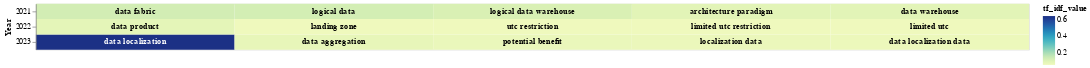

The cell this chart's notebook holds for it:
### Code cell
# Select the top terms for each PDF
top_terms_df_tfidf_dates = result_data_tfidf_date.groupby('Year').head(5)

# Add a small random value to 'idf_value' for better visualization
top_terms_df_tfidf_dates['tf_idf_value'] = top_terms_df_tfidf_dates['tf_idf_value'] + np.random.rand(top_terms_df_tfidf_dates.shape[0]) * 0.0001

# Create a base chart
# Create a base chart
base = alt.Chart(top_terms_df_tfidf_dates).encode(
    x=alt.X('rank:O', axis=None),  # Use rank for x-axis
    y='Year:N',
    color=alt.Color('tf_idf_value:Q', scale=alt.Scale(scheme='viridis')),
    text='top_word:N'  # Corrected column name to 'topic_word'
).transform_window(
    rank="rank()",
    sort=[alt.SortField("tf_idf_value", order="descending")],
    groupby=["Year"]
)

# Create a heatmap
heatmap = base.mark_rect().encode(
    color='tf_idf_value:Q',
)

# Create text labels with conditional color
text = base.mark_text(baseline='middle',fontWeight='bold').encode(
    text='top_word:N',
    color=alt.condition(alt.datum.tf_idf_value >= 0.4, alt.value('white'), alt.value('black'))
)

# Display the heatmap and text labels
chart_date_tfidf_type = (heatmap + text).properties(width=1300)
chart_date_tfidf_type

### Figure 1 — Vega-Lite specification as saved in the notebook (floating-point values rounded to 4 significant figures)
{"config": {"view": {"continuousWidth": 300, "continuousHeight": 300}}, "layer": [{"mark": {"type": "rect"}, "encoding": {"color": {"field": "tf_idf_value", "type": "quantitative"}, "text": {"field": "top_word", "type": "nominal"}, "x": {"axis": null, "field": "rank", "type": "ordinal"}, "y": {"field": "Year", "type": "nominal"}}, "transform": [{"window": [{"op": "rank", "field": "", "as": "rank"}], "groupby": ["Year"], "sort": [{"field": "tf_idf_value", "order": "descending"}]}]}, {"mark": {"type": "text", "baseline": "middle", "fontWeight": "bold"}, "encoding": {"color": {"condition": {"test": "(datum.tf_idf_value >= 0.4)", "value": "white"}, "value": "black"}, "text": {"field": "top_word", "type": "nominal"}, "x": {"axis": null, "field": "rank", "type": "ordinal"}, "y": {"field": "Year", "type": "nominal"}}, "transform": [{"window": [{"op": "rank", "field": "", "as": "rank"}], "groupby": ["Year"], "sort": [{"field": "tf_idf_value", "order": "descending"}]}]}], "data": {"name": "data-fb83b1f3bfc2ce8f12e44b346262cb03"}, "width": 1300, "$schema": "https://vega.github.io/schema/vega-lite/v5.15.1.json", "datasets": {"data-fb83b1f3bfc2ce8f12e44b346262cb03": [{"Year": 2023, "top_word": "data localization", "tf_idf_value": 0.6429}, {"Year": 2023, "top_word": "data aggregation", "tf_idf_value": 0.07731}, {"Year": 2023, "top_word": "potential benefit", "tf_idf_value": 0.06894}, {"Year": 2023, "top_word": "localization data", "tf_idf_value": 0.06566}, {"Year": 2023, "top_word": "data localization data", "tf_idf_value": 0.06307}, {"Year": 2022, "top_word": "data product", "tf_idf_value": 0.08595}, {"Year": 2022, "top_word": "landing zone", "tf_idf_value": 0.05404}, {"Year": 2022, "top_word": "utc restriction", "tf_idf_value": 0.05312}, {"Year": 2022, "top_word": "limited utc restriction", "tf_idf_value": 0.05312}, {"Year": 2022, "top_word": "limited utc", "tf_idf_value": 0.05308}, {"Year": 2021, "top_word": "data fabric", "tf_idf_value": 0.13}, {"Year": 2021, "top_word": "logical data", "tf_idf_value": 0.1281}, {"Year": 2021, "top_word": "logical data warehouse", "tf_idf_value": 0.1158}, {"Year": 2021, "top_word": "architecture paradigm", "tf_idf_value": 0.09268}, {"Year": 2021, "top_word": "data warehouse", "tf_idf_value": 0.09094}]}}
